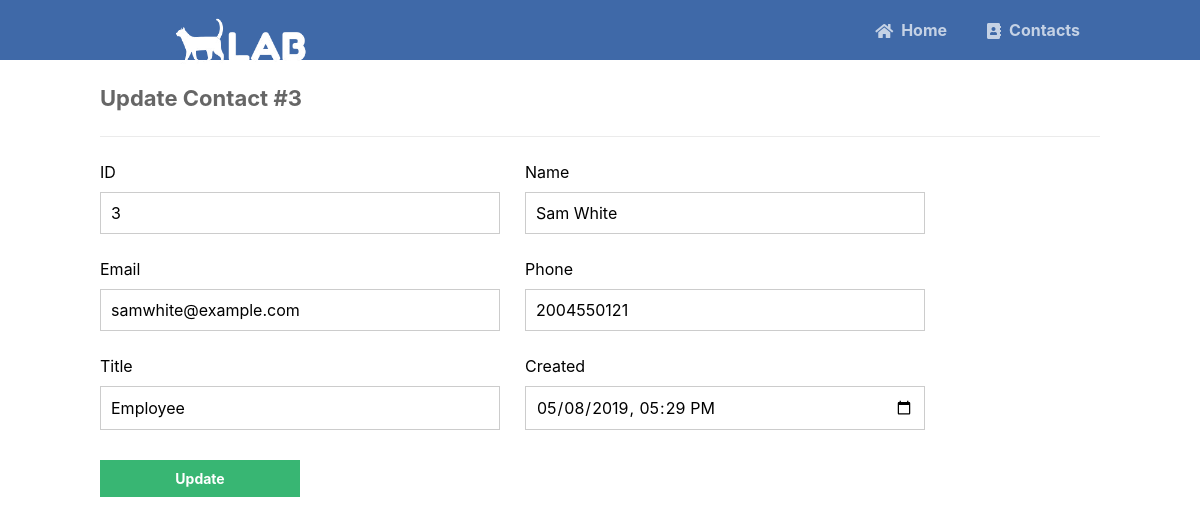
The page /update.php?id=3 on the database its author committed.
### tables this page shows
CREATE TABLE IF NOT EXISTS contacts (
    id SERIAL PRIMARY KEY,
    name VARCHAR(255) NOT NULL,
    email VARCHAR(255) NOT NULL,
    phone VARCHAR(255) NOT NULL,
    title VARCHAR(255) NOT NULL,
    created TIMESTAMP NOT NULL DEFAULT CURRENT_TIMESTAMP
);

### update.php (the view, shortened to what this page needs)
<?php
include 'functions.php';
$pdo = pdo_connect_mysql();
if (isset($_GET['id'])) {
    $stmt = $pdo->prepare('SELECT * FROM contacts WHERE id = ?');
    $stmt->execute([$_GET['id']]);
    $contact = $stmt->fetch(PDO::FETCH_ASSOC);
} else {
    exit('No ID specified!');
}
?>
<?=template_header('Read')?>
<div class="content update">
	<h2>Update Contact #<?=$contact['id']?></h2>
    <form action="update.php?id=<?=$contact['id']?>" method="post">
        <label for="id">ID</label>
        <label for="name">Name</label>
        <input type="text" name="id" placeholder="1" value="<?=$contact['id']?>" id="id">
        <input type="text" name="name" placeholder="John Doe" value="<?=$contact['name']?>" id="name">
        <label for="email">Email</label>
        <label for="phone">Phone</label>
        <input type="text" name="email" placeholder="johndoe@example.com" value="<?=$contact['email']?>" id="email">
        <input type="text" name="phone" placeholder="2025550143" value="<?=$contact['phone']?>" id="phone">
        <label for="title">Title</label>
        <label for="created">Created</label>
        <input type="text" name="title" placeholder="Employee" value="<?=$contact['title']?>" id="title">
        <input type="datetime-local" name="created" value="<?=date('Y-m-d\TH:i', strtotime($contact['created']))?>" id="created">
        <input type="submit" value="Update">
    </form>
</div>
<?=template_footer()?>

### style.css (style rules this page uses)
* { box-sizing: border-box; font-family: -apple-system, BlinkMacSystemFont, "segoe ui", roboto, oxygen, ubuntu, cantarell, "fira sans", "droid sans", "helvetica neue", Arial, sans-serif; font-size: 16px; -webkit-font-smoothing: antialiased; -moz-osx-font-smoothing: grayscale; }
body { background-color: #FFFFFF; margin: 0; }
.content { width: 1000px; margin: 0 auto; }
.content h2 { margin: 0; padding: 25px 0; font-size: 22px; border-bottom: 1px solid #ebebeb; color: #666666; }
.update form { padding: 15px 0; display: flex; flex-flow: wrap; }
.update form label { display: inline-flex; width: 400px; padding: 10px 0; margin-right: 25px; }
.update form input { padding: 10px; width: 400px; margin-right: 25px; margin-bottom: 15px; border: 1px solid #cccccc; }
.update form input[type="submit"] { display: block; background-color: #38b673; border: 0; font-weight: bold; font-size: 14px; color: #FFFFFF; cursor: pointer; width: 200px; margin-top: 15px; }

### rows shown on the page
contacts: id "3", name "Sam White", email "samwhite@example.com", phone "2004550121", title "Employee", created "05/08/2019 17:29"
